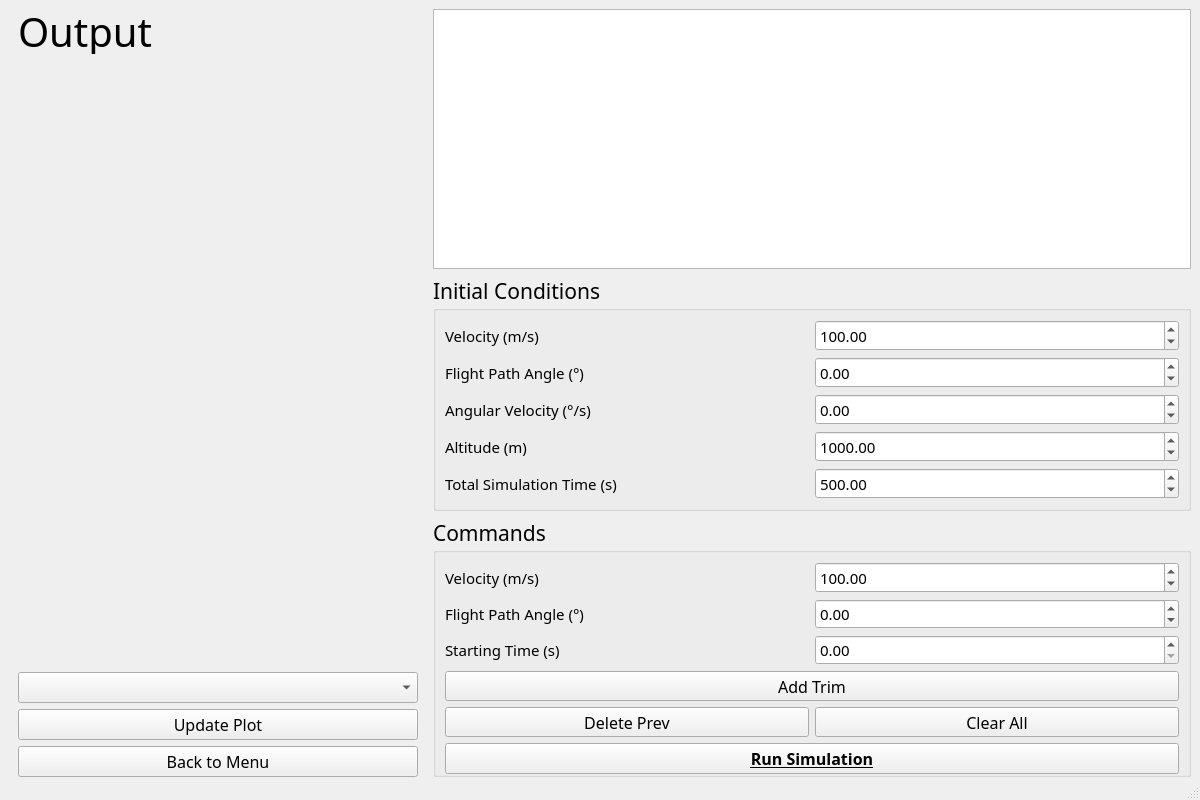
<?xml version="1.0" encoding="UTF-8"?>
<ui version="4.0">
 <class>MainWindow</class>
 <widget class="QMainWindow" name="MainWindow">
  <property name="geometry">
   <rect>
    <x>0</x>
    <y>0</y>
    <width>1200</width>
    <height>800</height>
   </rect>
  </property>
  <property name="minimumSize">
   <size>
    <width>1200</width>
    <height>800</height>
   </size>
  </property>
  <property name="font">
   <font>
    <family>ISOCP_IV50</family>
    <pointsize>10</pointsize>
   </font>
  </property>
  <property name="windowTitle">
   <string>SimuPlane™ 0.1.0</string>
  </property>
  <property name="windowIcon">
   <iconset>
    <normaloff>appicon.ico</normaloff>
    <normalon>appicon.ico</normalon>appicon.ico</iconset>
  </property>
  <property name="documentMode">
   <bool>false</bool>
  </property>
  <property name="tabShape">
   <enum>QTabWidget::Triangular</enum>
  </property>
  <widget class="QWidget" name="centralwidget">
   <layout class="QGridLayout" name="gridLayout">
    <property name="bottomMargin">
     <number>0</number>
    </property>
    <item row="0" column="1">
     <layout class="QVBoxLayout" name="verticalLayout_4">
      <item>
       <layout class="QVBoxLayout" name="verticalLayout_3">
        <property name="sizeConstraint">
         <enum>QLayout::SetMinimumSize</enum>
        </property>
        <item>
         <widget class="QTableWidget" name="trim_table">
          <property name="minimumSize">
           <size>
            <width>0</width>
            <height>260</height>
           </size>
          </property>
          <property name="maximumSize">
           <size>
            <width>16777215</width>
            <height>16777215</height>
           </size>
          </property>
         </widget>
        </item>
       </layout>
      </item>
      <item>
       <widget class="QGroupBox" name="groupBox_3">
        <property name="maximumSize">
         <size>
          <width>1000</width>
          <height>16777215</height>
         </size>
        </property>
        <property name="font">
         <font>
          <family>ISOCP_IV50</family>
          <pointsize>16</pointsize>
         </font>
        </property>
        <property name="cursor">
         <cursorShape>ArrowCursor</cursorShape>
        </property>
        <property name="title">
         <string>Initial Conditions</string>
        </property>
        <layout class="QGridLayout" name="gridLayout_3">
         <item row="0" column="0">
          <layout class="QVBoxLayout" name="verticalLayout_2">
           <item>
            <layout class="QHBoxLayout" name="horizontalLayout_4">
             <item>
              <widget class="QLabel" name="label_4">
               <property name="font">
                <font>
                 <family>ISOCP_IV50</family>
                 <pointsize>11</pointsize>
                </font>
               </property>
               <property name="text">
                <string>Velocity (m/s)</string>
               </property>
              </widget>
             </item>
             <item>
              <widget class="QDoubleSpinBox" name="init_vel">
               <property name="font">
                <font>
                 <family>ISOCP_IV50</family>
                 <pointsize>11</pointsize>
                </font>
               </property>
               <property name="cursor">
                <cursorShape>IBeamCursor</cursorShape>
               </property>
               <property name="maximum">
                <double>400.000000000000000</double>
               </property>
               <property name="singleStep">
                <double>10.000000000000000</double>
               </property>
               <property name="value">
                <double>100.000000000000000</double>
               </property>
              </widget>
             </item>
            </layout>
           </item>
           <item>
            <layout class="QHBoxLayout" name="horizontalLayout_5">
             <item>
              <widget class="QLabel" name="label_5">
               <property name="font">
                <font>
                 <family>ISOCP_IV50</family>
                 <pointsize>11</pointsize>
                </font>
               </property>
               <property name="text">
                <string>Flight Path Angle (°)</string>
               </property>
              </widget>
             </item>
             <item>
              <widget class="QDoubleSpinBox" name="init_gamma">
               <property name="font">
                <font>
                 <family>ISOCP_IV50</family>
                 <pointsize>11</pointsize>
                </font>
               </property>
               <property name="cursor">
                <cursorShape>IBeamCursor</cursorShape>
               </property>
               <property name="minimum">
                <double>-30.000000000000000</double>
               </property>
               <property name="maximum">
                <double>30.000000000000000</double>
               </property>
              </widget>
             </item>
            </layout>
           </item>
           <item>
            <layout class="QHBoxLayout" name="horizontalLayout_6">
             <item>
              <widget class="QLabel" name="label_6">
               <property name="font">
                <font>
                 <family>ISOCP_IV50</family>
                 <pointsize>11</pointsize>
                </font>
               </property>
               <property name="text">
                <string>Angular Velocity (°/s)</string>
               </property>
              </widget>
             </item>
             <item>
              <widget class="QDoubleSpinBox" name="init_angvel">
               <property name="font">
                <font>
                 <family>ISOCP_IV50</family>
                 <pointsize>11</pointsize>
                </font>
               </property>
               <property name="cursor">
                <cursorShape>IBeamCursor</cursorShape>
               </property>
               <property name="minimum">
                <double>-100.000000000000000</double>
               </property>
               <property name="maximum">
                <double>100.000000000000000</double>
               </property>
              </widget>
             </item>
            </layout>
           </item>
           <item>
            <layout class="QHBoxLayout" name="horizontalLayout_7">
             <item>
              <widget class="QLabel" name="label_7">
               <property name="font">
                <font>
                 <family>ISOCP_IV50</family>
                 <pointsize>11</pointsize>
                </font>
               </property>
               <property name="text">
                <string>Altitude (m)</string>
               </property>
              </widget>
             </item>
             <item>
              <widget class="QDoubleSpinBox" name="init_altitude">
               <property name="font">
                <font>
                 <family>ISOCP_IV50</family>
                 <pointsize>11</pointsize>
                </font>
               </property>
               <property name="cursor">
                <cursorShape>IBeamCursor</cursorShape>
               </property>
               <property name="maximum">
                <double>100000.000000000000000</double>
               </property>
               <property name="singleStep">
                <double>200.000000000000000</double>
               </property>
               <property name="value">
                <double>1000.000000000000000</double>
               </property>
              </widget>
             </item>
            </layout>
           </item>
           <item>
            <layout class="QHBoxLayout" name="horizontalLayout_8">
             <item>
              <widget class="QLabel" name="label_8">
               <property name="font">
                <font>
                 <family>ISOCP_IV50</family>
                 <pointsize>11</pointsize>
                </font>
               </property>
               <property name="text">
                <string>Total Simulation Time (s)</string>
               </property>
              </widget>
             </item>
             <item>
              <widget class="QDoubleSpinBox" name="total_time">
               <property name="font">
                <font>
                 <family>ISOCP_IV50</family>
                 <pointsize>11</pointsize>
                </font>
               </property>
               <property name="cursor">
                <cursorShape>IBeamCursor</cursorShape>
               </property>
               <property name="maximum">
                <double>10000.000000000000000</double>
               </property>
               <property name="singleStep">
                <double>20.000000000000000</double>
               </property>
               <property name="value">
                <double>500.000000000000000</double>
               </property>
              </widget>
             </item>
            </layout>
           </item>
          </layout>
         </item>
        </layout>
       </widget>
      </item>
      <item>
       <widget class="QGroupBox" name="groupBox">
        <property name="maximumSize">
         <size>
          <width>1000</width>
          <height>16777215</height>
         </size>
        </property>
        <property name="font">
         <font>
          <family>ISOCP_IV50</family>
          <pointsize>16</pointsize>
         </font>
        </property>
        <property name="cursor">
         <cursorShape>ArrowCursor</cursorShape>
        </property>
        <property name="title">
         <string>Commands</string>
        </property>
        <layout class="QGridLayout" name="gridLayout_2">
         <property name="bottomMargin">
          <number>0</number>
         </property>
         <item row="1" column="0">
          <widget class="QPushButton" name="run_simulation_btn">
           <property name="font">
            <font>
             <family>ISOCP_IV50</family>
             <pointsize>12</pointsize>
             <italic>false</italic>
             <bold>true</bold>
             <underline>true</underline>
             <strikeout>false</strikeout>
             <kerning>true</kerning>
            </font>
           </property>
           <property name="cursor">
            <cursorShape>PointingHandCursor</cursorShape>
           </property>
           <property name="text">
            <string>Run Simulation</string>
           </property>
           <property name="shortcut">
            <string>Space</string>
           </property>
          </widget>
         </item>
         <item row="0" column="0">
          <layout class="QVBoxLayout" name="verticalLayout">
           <item>
            <layout class="QHBoxLayout" name="horizontalLayout">
             <item>
              <widget class="QLabel" name="label">
               <property name="font">
                <font>
                 <family>ISOCP_IV50</family>
                 <pointsize>11</pointsize>
                </font>
               </property>
               <property name="text">
                <string>Velocity (m/s)</string>
               </property>
              </widget>
             </item>
             <item>
              <widget class="QDoubleSpinBox" name="trim_vel">
               <property name="font">
                <font>
                 <family>ISOCP_IV50</family>
                 <pointsize>11</pointsize>
                </font>
               </property>
               <property name="cursor">
                <cursorShape>IBeamCursor</cursorShape>
               </property>
               <property name="maximum">
                <double>400.000000000000000</double>
               </property>
               <property name="singleStep">
                <double>10.000000000000000</double>
               </property>
               <property name="value">
                <double>100.000000000000000</double>
               </property>
              </widget>
             </item>
            </layout>
           </item>
           <item>
            <layout class="QHBoxLayout" name="horizontalLayout_2">
             <item>
              <widget class="QLabel" name="label_2">
               <property name="font">
                <font>
                 <family>ISOCP_IV50</family>
                 <pointsize>11</pointsize>
                </font>
               </property>
               <property name="text">
                <string>Flight Path Angle (°)</string>
               </property>
              </widget>
             </item>
             <item>
              <widget class="QDoubleSpinBox" name="trim_gamma">
               <property name="font">
                <font>
                 <family>ISOCP_IV50</family>
                 <pointsize>11</pointsize>
                </font>
               </property>
               <property name="cursor">
                <cursorShape>IBeamCursor</cursorShape>
               </property>
               <property name="minimum">
                <double>-30.000000000000000</double>
               </property>
               <property name="maximum">
                <double>30.000000000000000</double>
               </property>
              </widget>
             </item>
            </layout>
           </item>
           <item>
            <layout class="QHBoxLayout" name="horizontalLayout_3">
             <item>
              <widget class="QLabel" name="label_3">
               <property name="font">
                <font>
                 <family>ISOCP_IV50</family>
                 <pointsize>11</pointsize>
                </font>
               </property>
               <property name="text">
                <string>Starting Time (s)</string>
               </property>
              </widget>
             </item>
             <item>
              <widget class="QDoubleSpinBox" name="trim_time_start">
               <property name="font">
                <font>
                 <family>ISOCP_IV50</family>
                 <pointsize>11</pointsize>
                </font>
               </property>
               <property name="cursor">
                <cursorShape>IBeamCursor</cursorShape>
               </property>
               <property name="maximum">
                <double>10000.000000000000000</double>
               </property>
               <property name="singleStep">
                <double>20.000000000000000</double>
               </property>
               <property name="value">
                <double>0.000000000000000</double>
               </property>
              </widget>
             </item>
            </layout>
           </item>
           <item>
            <widget class="QPushButton" name="add_trim_btn">
             <property name="font">
              <font>
               <family>ISOCP_IV50</family>
               <pointsize>12</pointsize>
              </font>
             </property>
             <property name="cursor">
              <cursorShape>PointingHandCursor</cursorShape>
             </property>
             <property name="text">
              <string>Add Trim</string>
             </property>
             <property name="shortcut">
              <string>Return</string>
             </property>
            </widget>
           </item>
           <item>
            <layout class="QHBoxLayout" name="horizontalLayout_9">
             <item>
              <widget class="QPushButton" name="del_prev_trim_btn">
               <property name="font">
                <font>
                 <family>ISOCP_IV50</family>
                 <pointsize>12</pointsize>
                </font>
               </property>
               <property name="cursor">
                <cursorShape>PointingHandCursor</cursorShape>
               </property>
               <property name="text">
                <string>Delete Prev</string>
               </property>
               <property name="shortcut">
                <string>Backspace</string>
               </property>
              </widget>
             </item>
             <item>
              <widget class="QPushButton" name="clear_trims_btn">
               <property name="font">
                <font>
                 <family>ISOCP_IV50</family>
                 <pointsize>12</pointsize>
                </font>
               </property>
               <property name="cursor">
                <cursorShape>PointingHandCursor</cursorShape>
               </property>
               <property name="text">
                <string>Clear All</string>
               </property>
               <property name="shortcut">
                <string>Del</string>
               </property>
              </widget>
             </item>
            </layout>
           </item>
          </layout>
         </item>
        </layout>
       </widget>
      </item>
     </layout>
    </item>
    <item row="0" column="0">
     <widget class="QWidget" name="widget" native="true">
      <layout class="QVBoxLayout" name="verticalLayout_5">
       <property name="topMargin">
        <number>0</number>
       </property>
       <property name="bottomMargin">
        <number>0</number>
       </property>
       <item>
        <widget class="QLabel" name="label_9">
         <property name="maximumSize">
          <size>
           <width>16777215</width>
           <height>45</height>
          </size>
         </property>
         <property name="font">
          <font>
           <family>ISOCP_IV50</family>
           <pointsize>30</pointsize>
           <bold>false</bold>
          </font>
         </property>
         <property name="lineWidth">
          <number>1</number>
         </property>
         <property name="text">
          <string>Output</string>
         </property>
         <property name="alignment">
          <set>Qt::AlignLeading|Qt::AlignLeft|Qt::AlignVCenter</set>
         </property>
         <property name="indent">
          <number>-1</number>
         </property>
        </widget>
       </item>
       <item>
        <widget class="QWidget" name="graph_output" native="true">
         <property name="minimumSize">
          <size>
           <width>400</width>
           <height>0</height>
          </size>
         </property>
        </widget>
       </item>
       <item>
        <widget class="QComboBox" name="graph_selector">
         <property name="font">
          <font>
           <family>ISOCP_IV50</family>
           <pointsize>12</pointsize>
          </font>
         </property>
         <property name="cursor">
          <cursorShape>PointingHandCursor</cursorShape>
         </property>
        </widget>
       </item>
       <item>
        <widget class="QPushButton" name="update_plot_btn">
         <property name="font">
          <font>
           <family>ISOCP_IV50</family>
           <pointsize>12</pointsize>
          </font>
         </property>
         <property name="cursor">
          <cursorShape>PointingHandCursor</cursorShape>
         </property>
         <property name="text">
          <string>Update Plot</string>
         </property>
        </widget>
       </item>
       <item>
        <widget class="QPushButton" name="exit_btn">
         <property name="font">
          <font>
           <family>ISOCP_IV50</family>
           <pointsize>12</pointsize>
          </font>
         </property>
         <property name="cursor">
          <cursorShape>PointingHandCursor</cursorShape>
         </property>
         <property name="text">
          <string>Back to Menu</string>
         </property>
        </widget>
       </item>
      </layout>
     </widget>
    </item>
   </layout>
  </widget>
  <widget class="QStatusBar" name="statusbar"/>
 </widget>
 <resources/>
 <connections/>
</ui>
